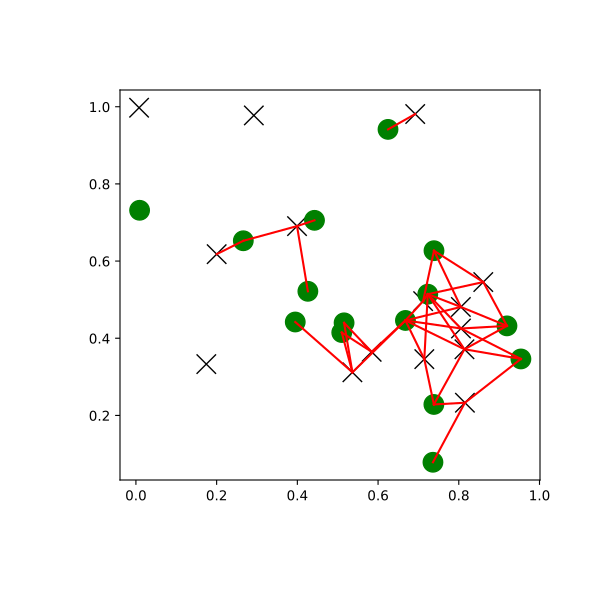

Recreate this plot in Python.
# You can search all pairs of points between two kd-trees within a distance:

import matplotlib.pyplot as plt
import numpy as np
from scipy.spatial import cKDTree
rng = np.random.default_rng()
points1 = rng.random((15, 2))
points2 = rng.random((15, 2))
plt.figure(figsize=(6, 6))
plt.plot(points1[:, 0], points1[:, 1], "xk", markersize=14)
plt.plot(points2[:, 0], points2[:, 1], "og", markersize=14)
kd_tree1 = cKDTree(points1)
kd_tree2 = cKDTree(points2)
indexes = kd_tree1.query_ball_tree(kd_tree2, r=0.2)
for i in range(len(indexes)):
    for j in indexes[i]:
        plt.plot([points1[i, 0], points2[j, 0]],
            [points1[i, 1], points2[j, 1]], "-r")
plt.show()
